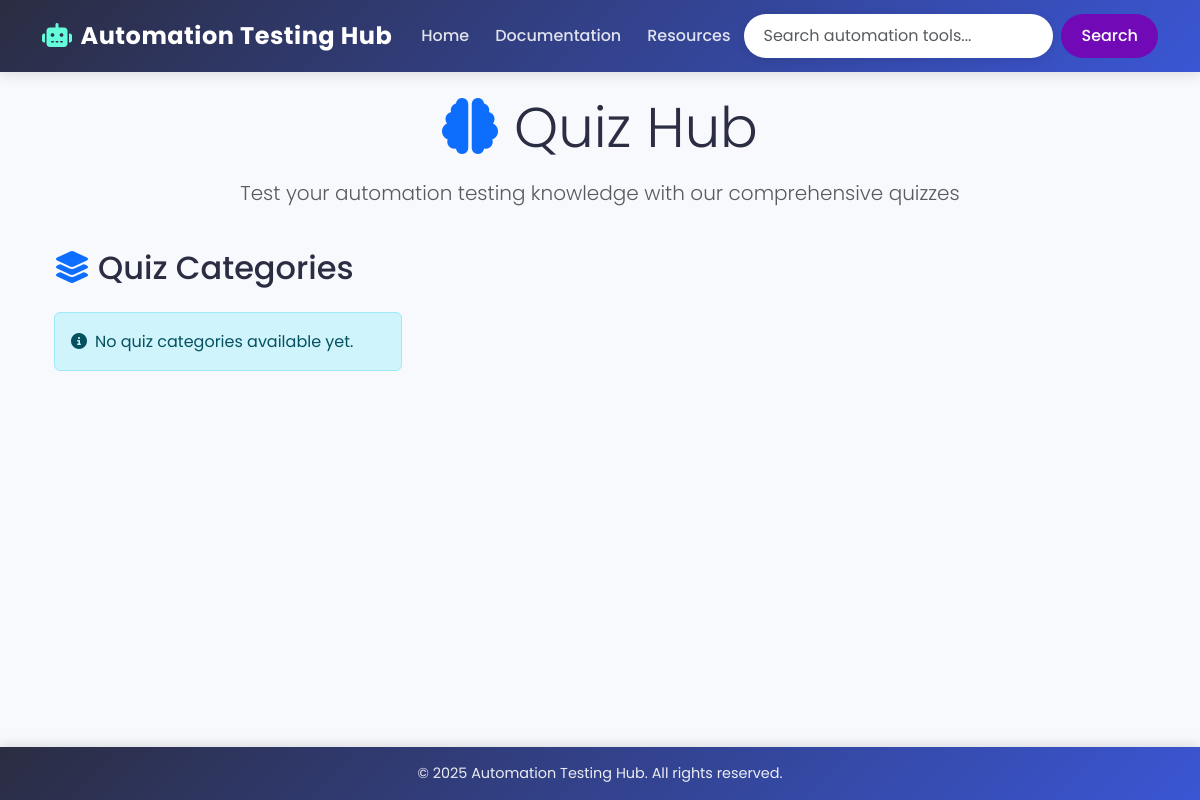
The page /quiz/ on the database as committed earlier.
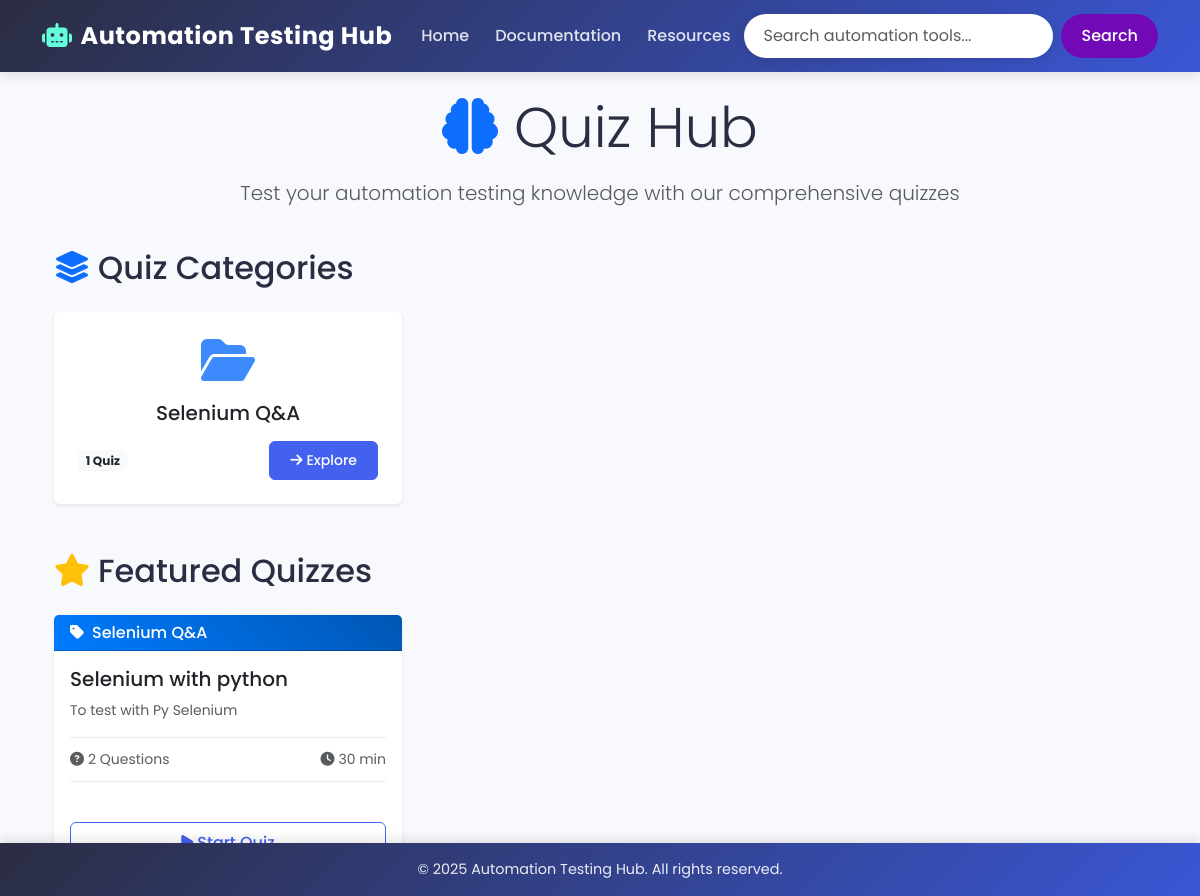
The same page on the database as committed later.
### quiz/models.py (models this page shows, shortened)
class QuizCategory(models.Model):
    name = models.CharField(max_length=100)
    slug = models.SlugField(unique=True)
    description = models.TextField(blank=True)
    created_at = models.DateTimeField(auto_now_add=True)
    class Meta:
        verbose_name_plural = "Quiz Categories"
        ordering = ['name']

class Quiz(models.Model):
    title = models.CharField(max_length=200)
    slug = models.SlugField(unique=True)
    category = models.ForeignKey(QuizCategory, on_delete=models.CASCADE)
    description = models.TextField()
    time_limit = models.IntegerField(help_text="Time limit in minutes", default=30)
    total_questions = models.IntegerField(default=0)
    created_at = models.DateTimeField(auto_now_add=True)
    is_active = models.BooleanField(default=True)
    class Meta:
        verbose_name_plural = "Quizzes"
        ordering = ['-created_at']

### quiz/views.py (the view)
# urls.py: path('', views.quiz_home, name='home'),
def quiz_home(request):
    categories = QuizCategory.objects.all().annotate(
        quiz_count=Count('quiz', filter=Q(quiz__is_active=True))
    )
    featured_quizzes = Quiz.objects.filter(is_active=True).order_by('-created_at')[:6]
    context = {
        'categories': categories,
        'featured_quizzes': featured_quizzes,
    }
    return render(request, 'quiz/quiz_home.html', context)

### quiz/templates/quiz/quiz_home.html (shortened to what this page needs)
{% extends 'base.html' %}
{% load static %}
{% block content %}
<div class="container-fluid">
    <div class="row">
        <div class="col-12 mb-4">
            <div class="text-center">
                <h1 class="display-4 mb-3">
                    <i class="fas fa-brain text-primary me-3"></i>Quiz Hub
                </h1>
                <p class="lead text-muted">Test your automation testing knowledge with our comprehensive quizzes</p>
            </div>
        </div>
    </div>
    <div class="row mb-5">
        <div class="col-12">
            <h2 class="mb-4">
                <i class="fas fa-layer-group text-primary me-2"></i>Quiz Categories
            </h2>
            <div class="row row-cols-1 row-cols-md-2 row-cols-lg-3 g-4">
                {% for category in categories %}
                <div class="col">
                    <div class="card category-card shadow-sm h-100 border-0">
                        <div class="card-body text-center p-4">
                            <div class="category-icon mb-3">
                                <i class="fas fa-folder-open fa-3x text-primary"></i>
                            </div>
                            <h5 class="card-title">{{ category.name }}</h5>
                            <div class="d-flex justify-content-between align-items-center">
                                <span class="badge bg-light text-dark">{{ category.quiz_count }} Quiz{{ category.quiz_count|pluralize:"es" }}</span>
                                <a href="{% url 'quiz:category_quizzes' category.slug %}" class="btn btn-primary btn-sm">
                                    <i class="fas fa-arrow-right me-1"></i>Explore
                                </a>
                            </div>
                        </div>
                    </div>
                </div>
                {% empty %}
                <div class="col-12">
                    <div class="alert alert-info">
                        <i class="fas fa-info-circle me-2"></i>No quiz categories available yet.
                    </div>
                </div>
                {% endfor %}
            </div>
        </div>
    </div>
    {% if featured_quizzes %}
    <div class="row">
        <div class="col-12">
            <h2 class="mb-4">
                <i class="fas fa-star text-warning me-2"></i>Featured Quizzes
            </h2>
            <div class="row row-cols-1 row-cols-md-2 row-cols-lg-3 g-4">
                {% for quiz in featured_quizzes %}
                <div class="col">
                    <div class="card quiz-card shadow-sm h-100 border-0">
                        <div class="card-header bg-gradient-primary text-white">
                            <h6 class="mb-0">
                                <i class="fas fa-tag me-2"></i>{{ quiz.category.name }}
                            </h6>
                        </div>
                        <div class="card-body">
                            <h5 class="card-title">{{ quiz.title }}</h5>
                            <p class="card-text text-muted small">{{ quiz.description|truncatechars:100 }}</p>
                            <div class="quiz-meta mb-3">
                                <div class="d-flex justify-content-between text-muted small">
                                    <span><i class="fas fa-question-circle me-1"></i>{{ quiz.total_questions }} Questions</span>
                                    <span><i class="fas fa-clock me-1"></i>{{ quiz.time_limit }} min</span>
                                </div>
                            </div>
                        </div>
                        <div class="card-footer bg-transparent border-top-0">
                            <a href="{% url 'quiz:quiz_detail' quiz.slug %}" class="btn btn-outline-primary w-100">
                                <i class="fas fa-play me-1"></i>Start Quiz
                            </a>
                        </div>
                    </div>
                </div>
                {% endfor %}
            </div>
        </div>
    </div>
    {% endif %}
</div>
{% endblock %}

### templates/base.html (shortened to what this page needs)
<!DOCTYPE html>
<html lang="en">
<head>
    <link href="https://cdn.jsdelivr.net/npm/bootstrap@5.3.2/dist/css/bootstrap.min.css" rel="stylesheet">
    <link rel="stylesheet" href="https://cdnjs.cloudflare.com/ajax/libs/font-awesome/6.4.2/css/all.min.css">
</head>
<body>
    <nav class="navbar navbar-expand-lg navbar-dark fixed-top">
        <div class="container">
            <a class="navbar-brand" href="{% url 'tools:home' %}">
                <i class="fas fa-robot"></i>Automation Testing Hub
            </a>
            <div class="collapse navbar-collapse" id="navbarNav">
                <ul class="navbar-nav me-auto">
                    <li class="nav-item">
                        <a class="nav-link" href="{% url 'tools:home' %}">Home</a>
                    </li>
                    <li class="nav-item">
                        <a class="nav-link" href="#">Documentation</a>
                    </li>
                    <li class="nav-item">
                        <a class="nav-link" href="#">Resources</a>
                    </li>
                </ul>
                <form class="d-flex search-bar" action="{% url 'tools:search_tools' %}" method="GET">
                    <input class="form-control me-2" type="search" placeholder="Search automation tools..." name="q"
                           value="{{ query|default:'' }}">
                    <button class="btn" type="submit">Search</button>
                </form>
            </div>
        </div>
    </nav>
    <main class="container py-4 fade-in">
        {% block content %}{% endblock %}
    </main>
    <footer class="text-center fixed-bottom">
        <div class="container">
            <p>&copy; {% now "Y" %} Automation Testing Hub. All rights reserved.</p>
        </div>
    </footer>
</body>
</html>

### templates/base.html (style rules this page uses)
:root { --primary-color: #4361ee; --primary-dark: #3a56d4; --secondary-color: #2b2d42; --accent-color: #7209b7; --success-color: #38b000; --background-color: #f8f9fd; --card-bg-color: #ffffff; --card-hover-color: #f1f5ff; --text-primary: #2b2d42; --text-secondary: #555b6e; --text-light: #8d99ae; --border-color: #e9ecef; }
body { font-family: 'Poppins', sans-serif; background-color: var(--background-color); color: var(--text-primary); padding-top: 70px; line-height: 1.6; }
.navbar { background: linear-gradient(135deg, var(--secondary-color) 0%, var(--primary-dark) 100%); box-shadow: 0 4px 12px rgba(0, 0, 0, 0.1); padding: 12px 0; }
.navbar-brand { font-weight: 700; font-size: 1.5rem; color: white !important; letter-spacing: 0.5px; }
.navbar-brand i { color: #64ffda; margin-right: 8px; }
.navbar-nav .nav-link { color: rgba(255, 255, 255, 0.85) !important; font-weight: 500; margin: 0 5px; padding: 8px 16px; border-radius: 6px; transition: all 0.3s ease; }
.search-bar { max-width: 500px; margin: 0 auto; }
.search-bar .form-control { border-radius: 50px; padding: 10px 20px; border: none; box-shadow: 0 2px 10px rgba(0, 0, 0, 0.1); transition: all 0.3s; }
.search-bar button { border-radius: 50px; padding: 10px 20px; background: var(--accent-color); border: none; font-weight: 500; color: white; transition: all 0.3s; }
.btn-primary { background-color: var(--primary-color); border-color: var(--primary-color); border-radius: 6px; padding: 8px 20px; font-weight: 500; transition: all 0.3s; }
.btn-outline-primary { color: var(--primary-color); border-color: var(--primary-color); border-radius: 6px; padding: 8px 20px; font-weight: 500; transition: all 0.3s; }
footer { background: linear-gradient(135deg, var(--secondary-color) 0%, var(--primary-dark) 100%); color: white; padding: 15px 0; margin-top: 50px; box-shadow: 0 -4px 10px rgba(0, 0, 0, 0.1); }
footer p { margin-bottom: 0; font-size: 0.9rem; opacity: 0.9; }
.fade-in { animation: fadeIn 0.6s ease-in-out; }

### quiz/templates/quiz/quiz_home.html (style rules this page uses)
.bg-gradient-primary { background: linear-gradient(45deg, #007bff, #0056b3); }
.category-icon { opacity: 0.8; }
.quiz-meta { border-top: 1px solid #e9ecef; border-bottom: 1px solid #e9ecef; padding: 10px 0; }

Rows that differ between the two databases and show on the page:
added QuizCategory: name "Selenium Q&A", quiz_count "1"
added Quiz: category.name "Selenium Q&A", title "Selenium with python", description "To test with Py Selenium", total_questions "2", time_limit "30"
Other text that changed with them:
text no longer shown: "No quiz categories available yet."
text now shown: "Featured Quizzes"
